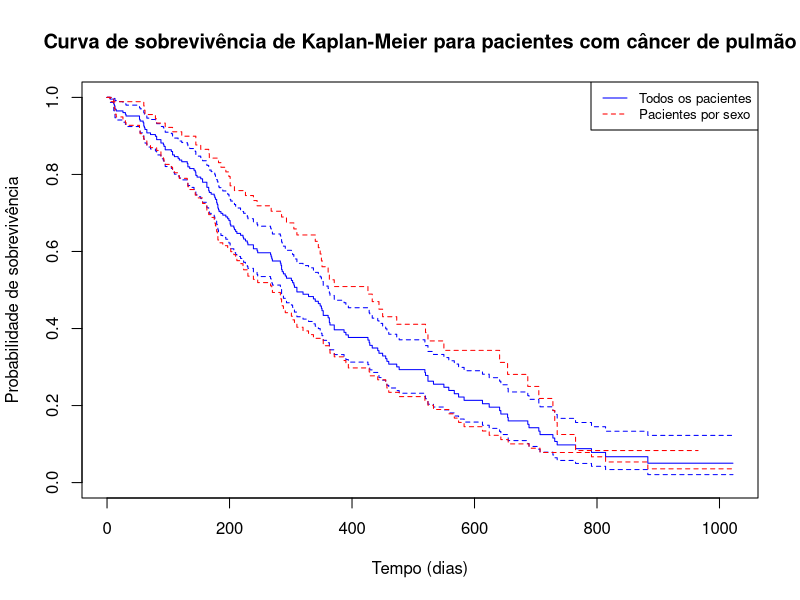

Write the R code that produced this figure.
library(survival)
data(lung)
km_fit1 <- survfit(Surv(time, status) ~ 1, data = lung)
km_fit2 <- survfit(Surv(time, status) ~ sex, data = lung)

plot(km_fit1, col = "blue", lty = 1, xlab = "Tempo (dias)", ylab = "Probabilidade de sobrevivência", main = "Curva de sobrevivência de Kaplan-Meier para pacientes com câncer de pulmão")
lines(km_fit2, col = "red", lty = 2)

legend("topright", legend = c("Todos os pacientes", "Pacientes por sexo"), col = c("blue", "red"), lty = c(1, 2), cex = 0.8)
